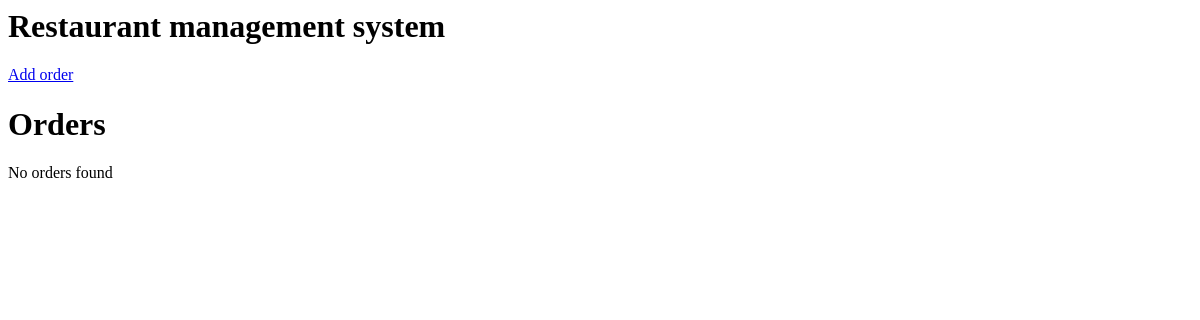
Page /order/ on the earlier database version.
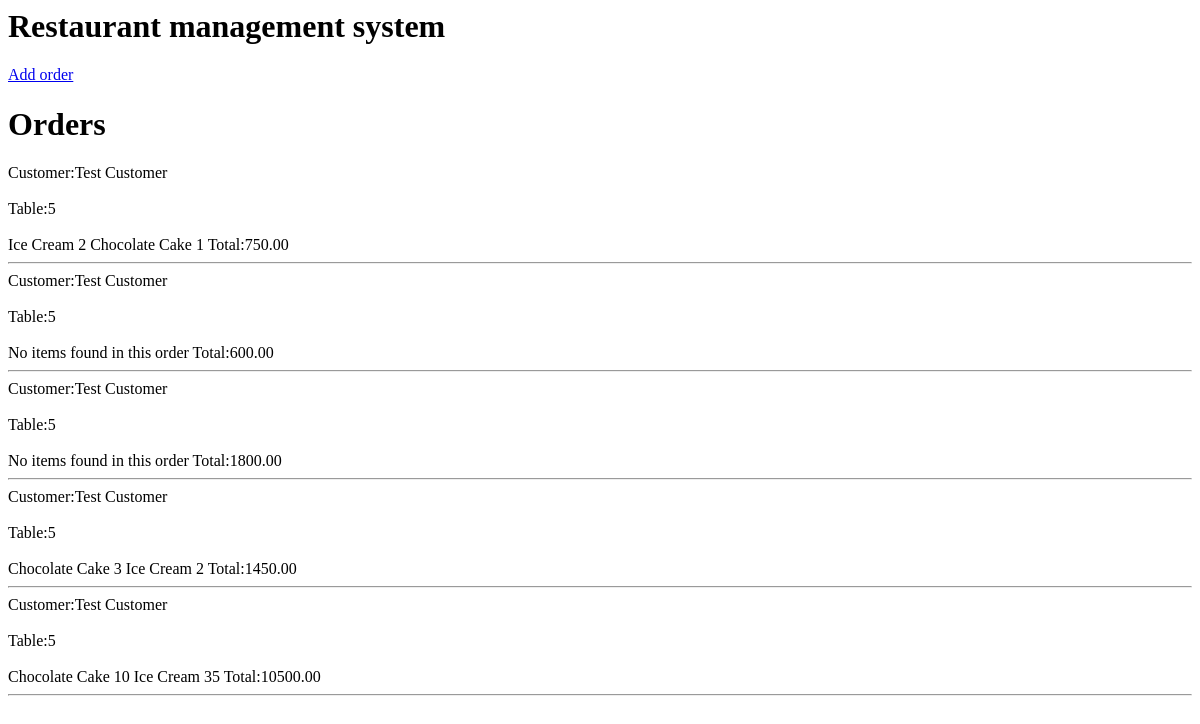
Same page on the later database version.
### store/models.py (models this page shows)
class Order(models.Model):
    customer = models.ForeignKey(Customer, on_delete=models.CASCADE)
    table = models.ForeignKey(Table, on_delete=models.CASCADE)
    total = models.DecimalField(max_digits=10, decimal_places=2)
    status = models.CharField(
        max_length=20,
        choices=[
            ("Pending", "Pending"),
            ("Preparing", "Preparing"),
            ("Completed", "Completed"),
            ("Cancelled", "Cancelled"),
        ],
        default="Pending",
    )
    created_at = models.DateTimeField(auto_now_add=True)

class Customer(models.Model):
    name = models.CharField(max_length=100)
    email = models.EmailField()
    phone = models.CharField(max_length=10)
    address = models.CharField(max_length=100)
    created_at = models.DateTimeField(auto_now_add=True)

class Table(models.Model):
    table_number = models.IntegerField()
    capacity = models.IntegerField()
    status = models.CharField(
        max_length=20,
        choices=[
            ("Available", "Available"),
            ("Occupied", "Occupied"),
            ("Reserved", "Reserved"),
        ],
        default="Available",
    )

class OrderItem(models.Model):
    order=models.ForeignKey(Order,on_delete=models.CASCADE)
    menu_item=models.ForeignKey(MenuItem,on_delete=models.CASCADE)
    quantity=models.IntegerField()

class MenuItem(models.Model):
    name = models.CharField(max_length=100)
    category = models.ForeignKey(Category, on_delete=models.CASCADE)
    price = models.DecimalField(max_digits=10, decimal_places=2)
    description = models.TextField()
    is_available = models.BooleanField(default=True)
    created_at = models.DateTimeField(auto_now_add=True)

### store/views.py (the view)
# urls.py: path("order/",order_list,name="order_list"),
def order_list(request):
    order=Order.objects.all()
    context={'order':order}
    return render(request,"order.html",context)

### store/templates/order.html
{% extends "base.html" %}
{% block content %}
<a href="/order/add/">Add order</a>
<h1>Orders</h1>
{% for O in order %}
  Customer:{{ O.customer.name }}
  <br><br>
  Table:{{ O.table.table_number }}
  <br><br>
  {% for item in O.orderitem_set.all %}
    {{ item.menu_item.name }}
    {{ item.quantity }}
  {% empty %}
    No items found in this order
{% endfor %}
  Total:{{ O.total }}
  <hr>
{% empty %}
  <p>No orders found</p>
{% endfor %}
{% endblock %}

Differences in the rows shown:
added Order: customer.name "Test Customer", table.table_number "5", total "750.00"
added OrderItem: menu_item.name "Ice Cream", quantity "2", shown under "Test Customer"
added OrderItem: menu_item.name "Chocolate Cake", quantity "1", shown under "Test Customer"
added Order: customer.name "Test Customer", table.table_number "5", total "600.00"
added Order: customer.name "Test Customer", table.table_number "5", total "1800.00"
added Order: customer.name "Test Customer", table.table_number "5", total "1450.00"
added OrderItem: menu_item.name "Chocolate Cake", quantity "3", shown under "Test Customer"
added OrderItem: menu_item.name "Ice Cream", quantity "2", shown under "Test Customer"
added Order: customer.name "Test Customer", table.table_number "5", total "10500.00"
added OrderItem: menu_item.name "Chocolate Cake", quantity "10", shown under "Test Customer"
added OrderItem: menu_item.name "Ice Cream", quantity "35", shown under "Test Customer"
Other differences:
text no longer shown: "No orders found"
